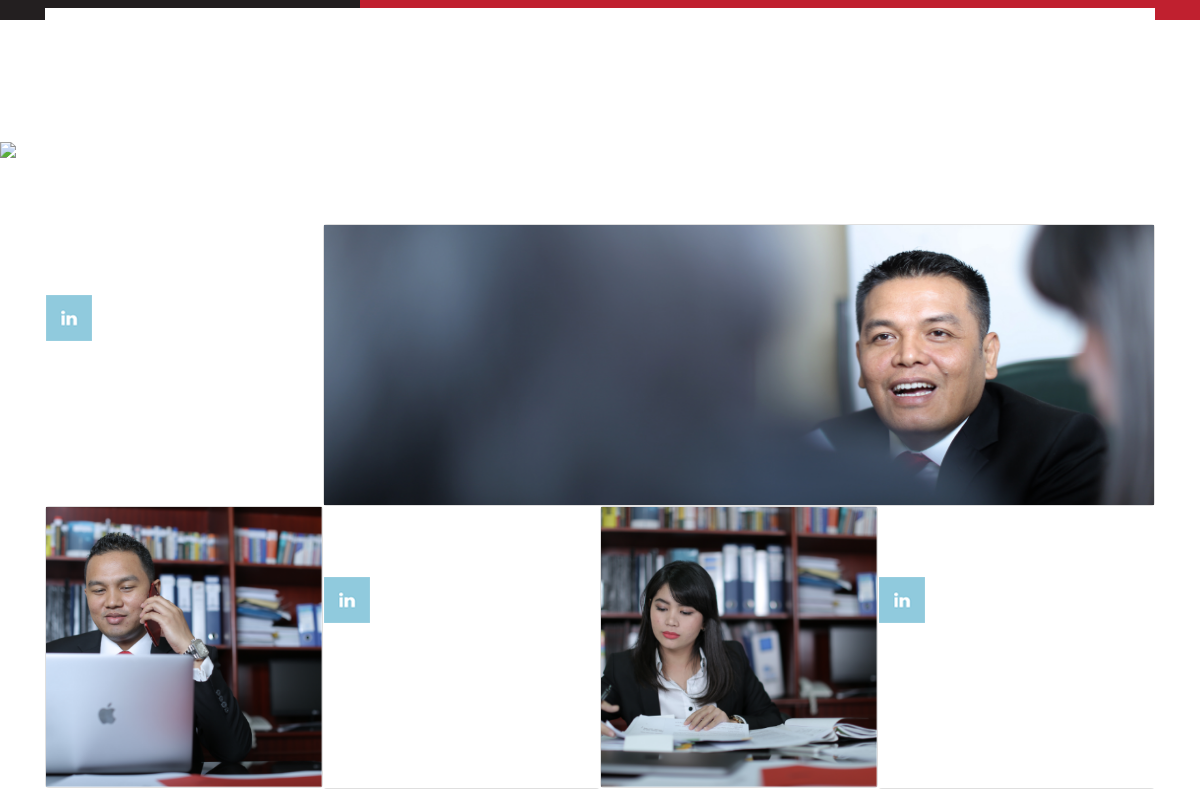
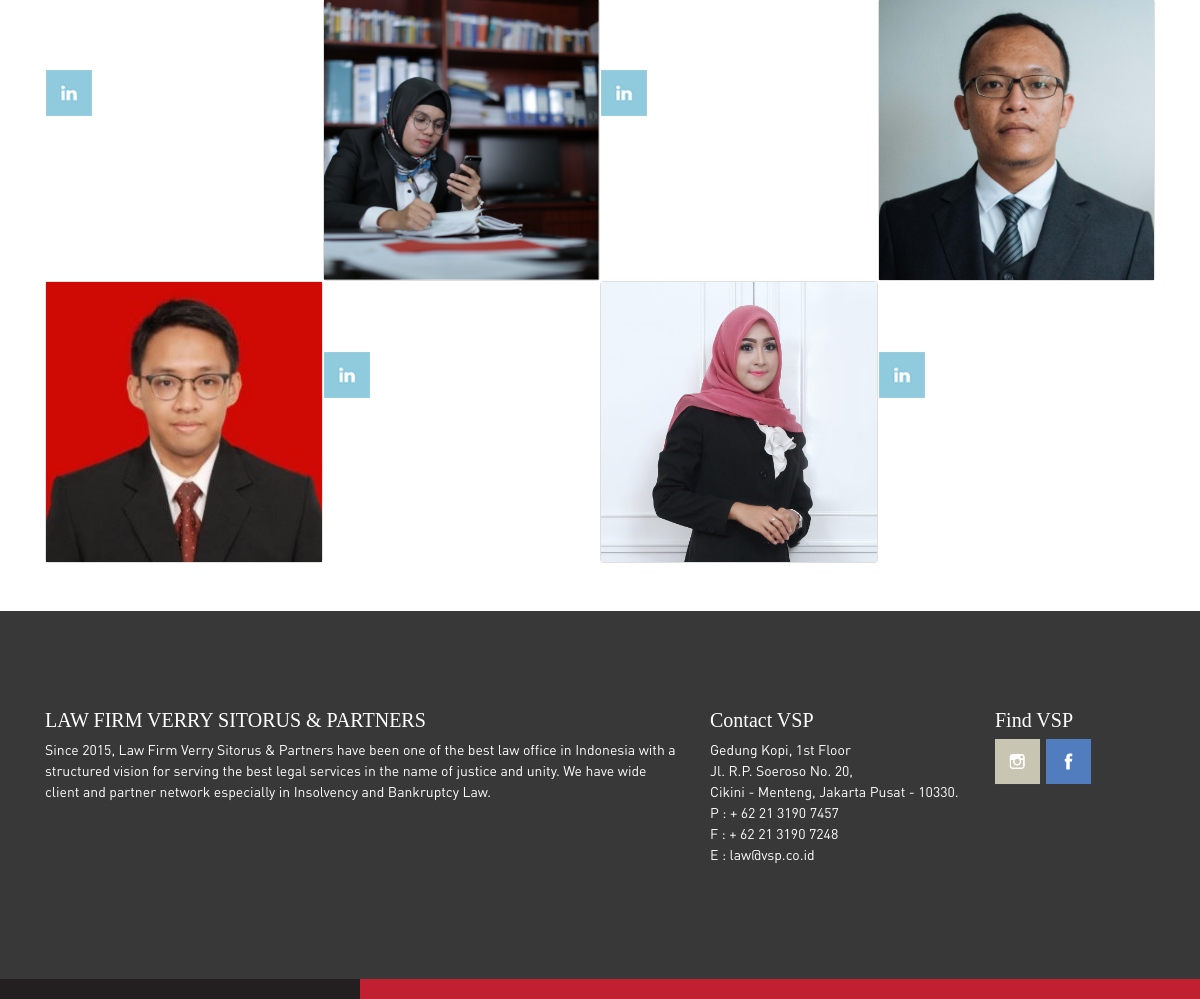
The page /lawyers.php on the database as committed earlier (2 pictures, top to bottom).
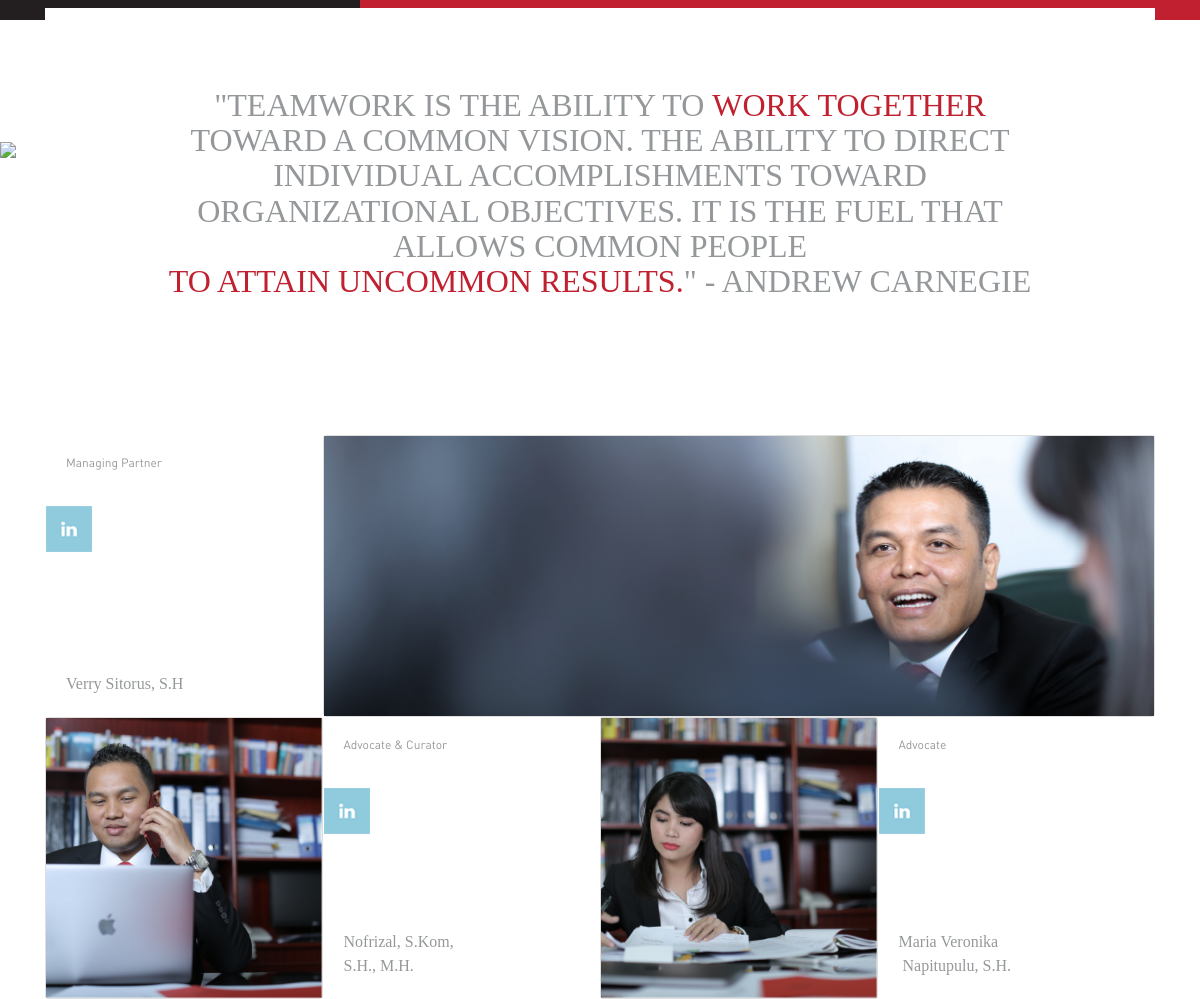
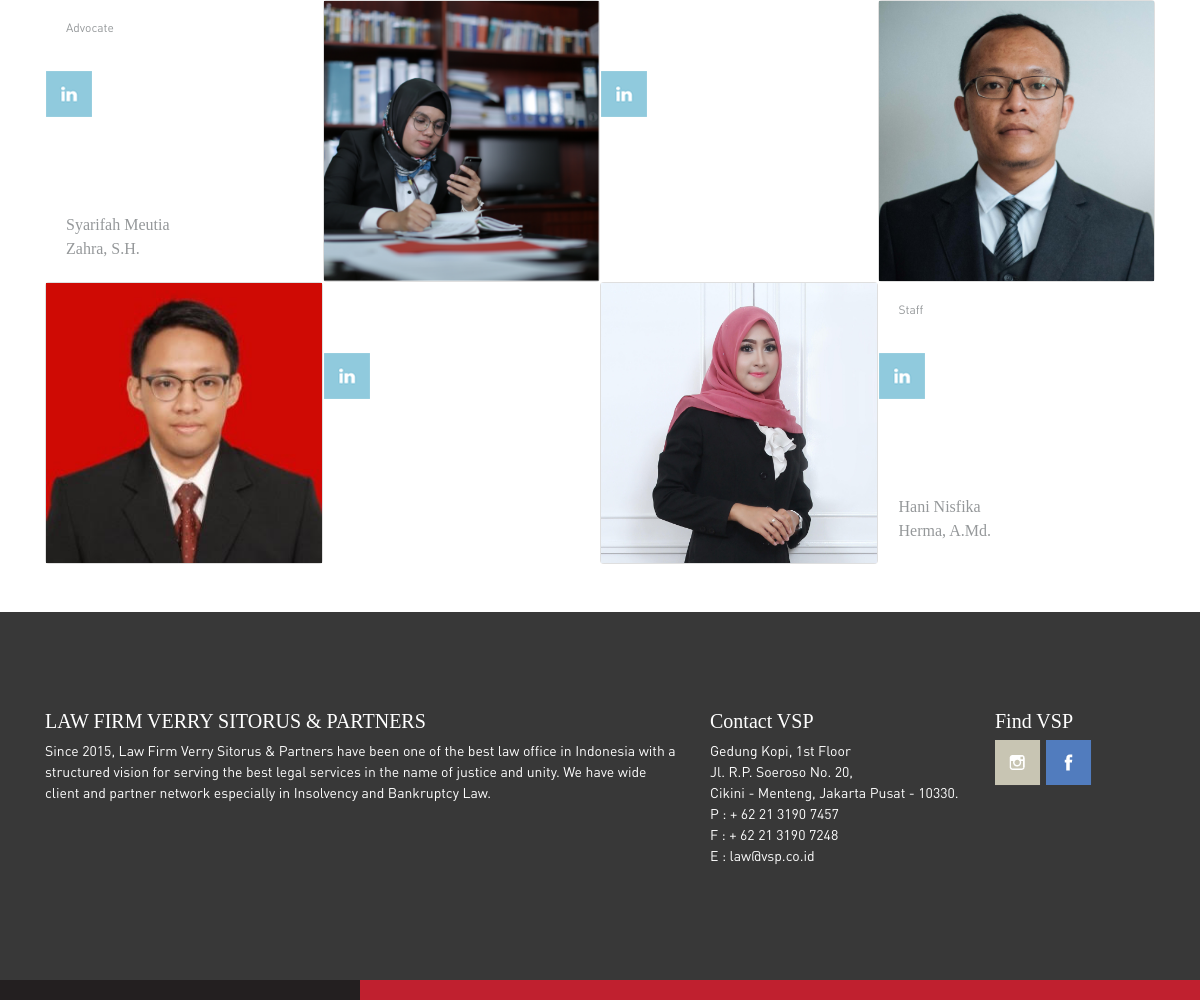
The same page on the database as committed later (2 pictures, top to bottom).
### tables this page shows
CREATE TABLE `teks` (
  `id` varchar(11) NOT NULL,
  `teks` text NOT NULL,
  `lokasi` varchar(20) NOT NULL
);

### lawyers.php (the view, shortened to what the changed rows need)
<?php
include ("config.php");
$query = "select * from teks where id like 'lawyers%' order by id + 0";
$result = mysqli_query($db, $query);
$output = array();
while ($row = mysqli_fetch_assoc($result))
    $output[] = $row;
?>
<!DOCTYPE html>
<html>
    <head>
        <link rel="stylesheet" href="assets/css/bootstrap.min.css">
        <link rel="stylesheet" href="assets/css/style.css">
    </head>
    <body>
        <div class="container">
            <div class="row">
                <div class="col-md-12">
                    <div class="section">
                        <div class="row">
                            <div class="col-md-12">
                                <div class="text-center">
                                    <h2>
                                        <?php echo $output[0]['teks']; ?>
                                    </h2>
                                </div>
                            </div>
                        </div>
                    </div>
                 </div>
               </div>
            </div>
            <div class="container">
                <div class="row no-gutters my-5">
                    <div class="col-lg-3">
                        <div class="card card-profile" id="profile-1" style="cursor: pointer;">
                            <div class="card-body">
                                <h5 class="card-title"><?php echo $output[1]['teks']; ?></h5> <br>
                                <div class="social">
                                    <a href="<?php echo $output[3]['teks']; ?>" target="_blank">
                                    </a>
                                </div>
                                <p class="card-text"><?php echo $output[2]['teks']; ?></p>
                            </div>
                        </div>
                    </div>
                    <div class="col-lg-3">
                        <div class="card card-profile" id="profile-2" style="cursor: pointer;">
                            <div class="card-body">
                                <h5 class="card-title"><?php echo $output[4]['teks']; ?></h5> <br><br>
                                <div class="social d-none d-md-flex">
                                    <a href="<?php echo $output[6]['teks']; ?>" target="_blank">
                                    </a>
                                </div>
                                <p class="card-text"><?php echo $output[5]['teks']; ?></p>
                            </div>
                        </div>
                    </div>
                    <div class="col-lg-3">
                        <div class="card card-profile" id="profile-4" style="cursor:pointer">
                            <div class="card-body">
                                <h5 class="card-title"><?php echo $output[10]['teks']; ?></h5> <br><br>
                                <div class="social d-none d-md-flex">
                                    <a href="<?php echo $output[12]['teks']; ?>" target="_blank">
                                    </a>
                                </div>
                                <p class="card-text"><?php echo $output[11]['teks']; ?></p>
                            </div>
                        </div>
                    </div>
                    <div class="col-lg-3">
                        <div class="card card-profile" id="profile-3" style="cursor:pointer">
                            <div class="card-body">
                                <h5 class="card-title"><?php echo $output[7]['teks']; ?></h5> <br><br>
                                <div class="social">
                                    <a href="<?php echo $output[9]['teks']; ?>" target="_blank">
                                    </a>
                                </div>
                                <p class="card-text"><?php echo $output[8]['teks']; ?></p>
                            </div>
                        </div>
                    </div>
                    <div class="col-lg-3">
                        <div class="card card-profile" id="profile-8" style="cursor:pointer">
                            <div class="card-body">
                                <h5 class="card-title"><?php echo $output[16]['teks']; ?></h5> <br><br>
                                <div class="social d-none d-md-flex">
                                    <a href="#" target="_blank">
                                    </a>
                                </div>
                                <p class="card-text"><?php echo $output[17]['teks']; ?></p>
                            </div>
                        </div>
                    </div>
                </div>
            </div>
    </body>
</html>

Rows that differ between the two databases and show on the page:
added teks: teks "\"TEAMWORK IS THE ABILITY TO WORK TOGETHER TOWARD A COMMON VISION. THE ABILITY TO DIRECT INDIVIDUAL ACCOMPLISHMENTS TOWARD ORGANIZATIONAL OBJECTIVES. IT IS THE FUEL THAT ALLOWS COMMON PEOPLE TO ATTAIN UNCOMMON RESULTS. \" - ANDREW CARNEGIE"
added teks: teks "Managing Partner"
added teks: teks "Verry Sitorus, S.H"
added teks: teks "Advocate & Curator"
added teks: teks "Nofrizal, S.Kom, S.H., M.H."
added teks: teks "Advocate"
added teks: teks "Maria Veronika Napitupulu, S.H."
added teks: teks "Advocate"
added teks: teks "Syarifah Meutia Zahra, S.H."
added teks: teks "Staff"
added teks: teks "Hani Nisfika Herma, A.Md."
